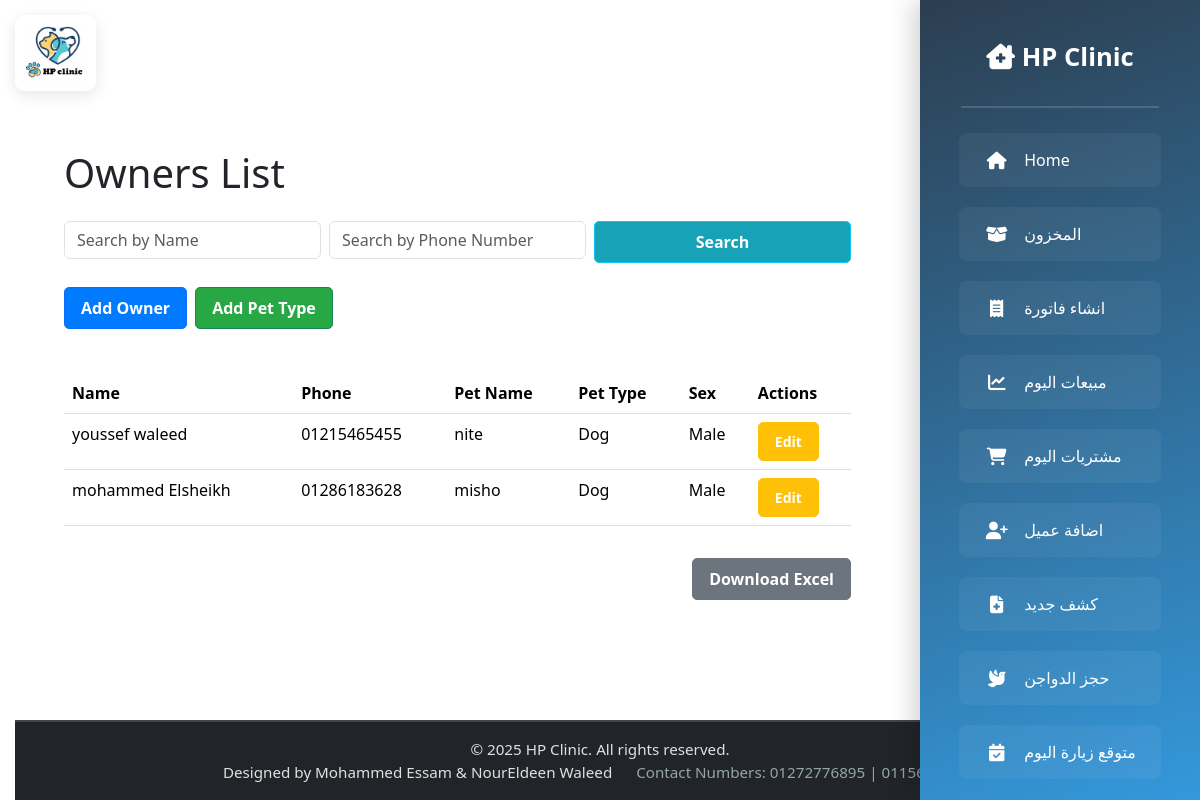
Screenshot of /owners/ (signed in) with the database file from the repository.
### owners/models.py (models this page shows, shortened)
class Owner(models.Model):
    SEX_CHOICES = [
        ('Male', 'Male'),
        ('Female', 'Female'),
        ('Not clear', 'Not clear'),
    ]
    name = models.CharField(max_length=100)
    phone_number = models.CharField(max_length=11)
    pet_name = models.CharField(max_length=100)
    pet_type = models.ForeignKey(PetType, on_delete=models.CASCADE)  # Change to CASCADE
    sex = models.CharField(max_length=10, choices=SEX_CHOICES)

class PetType(models.Model):
    name = models.CharField(max_length=50, unique=True)
    def __str__(self):
        return self.name

### vetlogin/views.py (the view)
# urls.py: path('owners/', views.owners, name='owners'),
@login_required(login_url='/login/')
def owners(request):
    search_name = request.GET.get('search_name', '')
    search_number = request.GET.get('search_number', '')
    owners = Owner.objects.all()
    if search_name:
        owners = owners.filter(name__icontains=search_name)  # Filter by name (case-insensitive)
    if search_number:
        owners = owners.filter(phone_number__icontains=search_number)  # Filter by phone number (case-insensitive)
    return render(request, 'ownerspage/owners.html', {'owners': owners})

### templates/ownerspage/owners.html (shortened to what this page needs)
{% extends 'base.html' %}
{% load static %}
{% block content %}
<div class="container">
    <h1 class="mb-4">Owners List</h1>
    <form method="GET" class="mb-4">
        <div class="row g-2">
            <div class="col-12 col-md-4">
                <input type="text" name="search_name" placeholder="Search by Name"
                       value="{{ request.GET.search_name }}" class="form-control">
            </div>
            <div class="col-12 col-md-4">
                <input type="text" name="search_number" placeholder="Search by Phone Number"
                       value="{{ request.GET.search_number }}" class="form-control">
            </div>
            <div class="col-12 col-md-4">
                <button type="submit" class="btn btn-info w-100">Search</button>
            </div>
        </div>
    </form>
    <div class="d-flex flex-column flex-md-row gap-2 mb-4">
        <a href="{% url 'add_owner' %}" class="btn btn-primary">Add Owner</a>
        <a href="{% url 'add_pet_type' %}" class="btn btn-success">Add Pet Type</a>
    </div>
    <div class="table-responsive">
        <table class="table">
            <thead>
                <tr>
                    <th>Name</th>
                    <th>Phone</th>
                    <th>Pet Name</th>
                    <th>Pet Type</th>
                    <th>Sex</th>
                    <th>Actions</th>
                </tr>
            </thead>
            <tbody>
                {% for owner in owners %}
                    <tr>
                        <td data-label="Name">{{ owner.name }}</td>
                        <td data-label="Phone">{{ owner.phone_number }}</td>
                        <td data-label="Pet Name">{{ owner.pet_name }}</td>
                        <td data-label="Pet Type">{{ owner.pet_type }}</td>
                        <td data-label="Sex">{{ owner.sex }}</td>
                        <td data-label="Actions">
                            <a href="{% url 'edit_owner' owner.id %}" class="btn btn-warning btn-sm">Edit</a>
                        </td>
                    </tr>
                {% empty %}
                    <tr>
                        <td colspan="6" class="text-center">No owners found</td>
                    </tr>
                {% endfor %}
            </tbody>
        </table>
    </div>
    <div class="text-center text-md-end my-3">
        <a href="{% url 'download_owners' %}?search_name={{ request.GET.search_name }}&search_number={{ request.GET.search_number }}"
           class="btn btn-secondary">
            Download Excel
        </a>
    </div>
</div>
{% endblock %}

### templates/base.html (style rules this page uses)
html, body { height: 100%; overflow-x: hidden; font-family: 'Segoe UI', Tahoma, Geneva, Verdana, sans-serif; }

### templates/ownerspage/owners.html (style rules this page uses)
@media (min-width: 768px) { .table-responsive { overflow-x: auto; } }
table { width: 100%; border-collapse: collapse; margin-top: 20px; }
th, td { padding: 12px; text-align: left; border-bottom: 1px solid #ddd; }
th { background-color: #f2f2f2; color: #333; }
.btn { padding: 8px 16px; text-decoration: none; color: white; border-radius: 5px; font-weight: bold; transition: opacity 0.3s; }
.btn-primary { background-color: #007bff; }
.btn-warning { background-color: #ffc107; }
.btn-success { background-color: #28a745; }
.btn-info { background-color: #17a2b8; }
.btn-secondary { background-color: #6c757d; }

### rows the page displays
Owner: name "youssef waleed", phone_number "01215465455", pet_name "nite", pet_type "Dog", sex "Male"
Owner: name "mohammed Elsheikh", phone_number "01286183628", pet_name "misho", pet_type "Dog", sex "Male"
